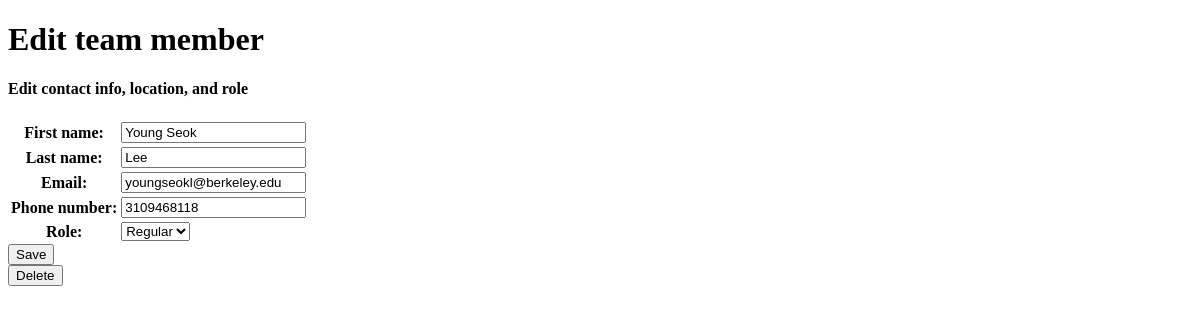
Page /team_management_app/edit/16 on the earlier database version.
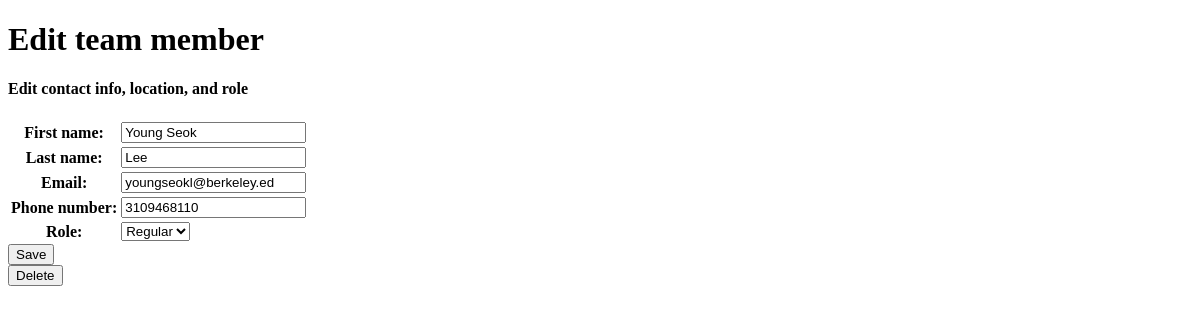
Same page on the later database version.
### team_management_app/models.py (models this page shows, shortened)
class Member(models.Model):
    first_name = models.CharField(max_length=100)
    last_name = models.CharField(max_length=100)
    email = models.CharField(max_length=200, unique=True)
    phone_number = models.CharField(max_length=100)
    ROLE_TYPE = (
        ('regular', 'Regular'),
        ('admin', 'Admin')
    )
    role = models.CharField(
        max_length=20,
        choices=ROLE_TYPE,
        blank=True,
        default='regular',
        help_text='Role of this team member',
    )

### team_management_app/views.py (the view)
# urls.py: path('edit/<int:pk>', views.EditMember, name='edit-member'),
def EditMember(request, pk):
    member = get_object_or_404(Member, pk=pk)
    if request.method == 'POST':
        form = MemberForm(request.POST)
        member.first_name = form.data['first_name']
        member.last_name = form.data['last_name']
        member.phone_number = form.data['phone_number']
        member.email = form.data['email']
        if (pk != 0):
            member.role = form.data['role']
        else:
            if form.data['role'] == 'regular':
                 messages.error(request, "Cannot change role of this root user to Regular")
        member.save()
        return HttpResponseRedirect('/')
    else:
        form = MemberForm(initial={
            'first_name': member.first_name,
            'last_name': member.last_name,
            'phone_number': member.phone_number,
            'email': member.email,
            'role': member.role
            }
        )
    context = {
        'form': form,
        'pk': pk
    }
    return render(request, 'edit_member_form.html', context)

### team_management_app/templates/edit_member_form.html (shortened to what this page needs)
{% extends "member_base.html" %}
{% block title %}
    <h1>Edit team member</h1>
    <h4>Edit contact info, location, and role</h4>
{% endblock %}
{% block content %}
  <form action="" method="post">
      <table>
          {{ form.as_table }}
      </table>
      <input type="submit" value="Save">
    </form>
    {% if pk != 0 %}
      <form action="{% url 'delete-member' pk%}">
          <button type="submit" title="Remove this account" value="delete" onclick="return confirm('Are you sure?');">Delete</button>
      </form>
    {% endif %}
{% endblock %}

Differences in the rows shown:
changed Member "Young Seok": email "youngseokl@berkeley.edu" → "youngseokl@berkeley.ed"; phone_number "3109468118" → "3109468110"
